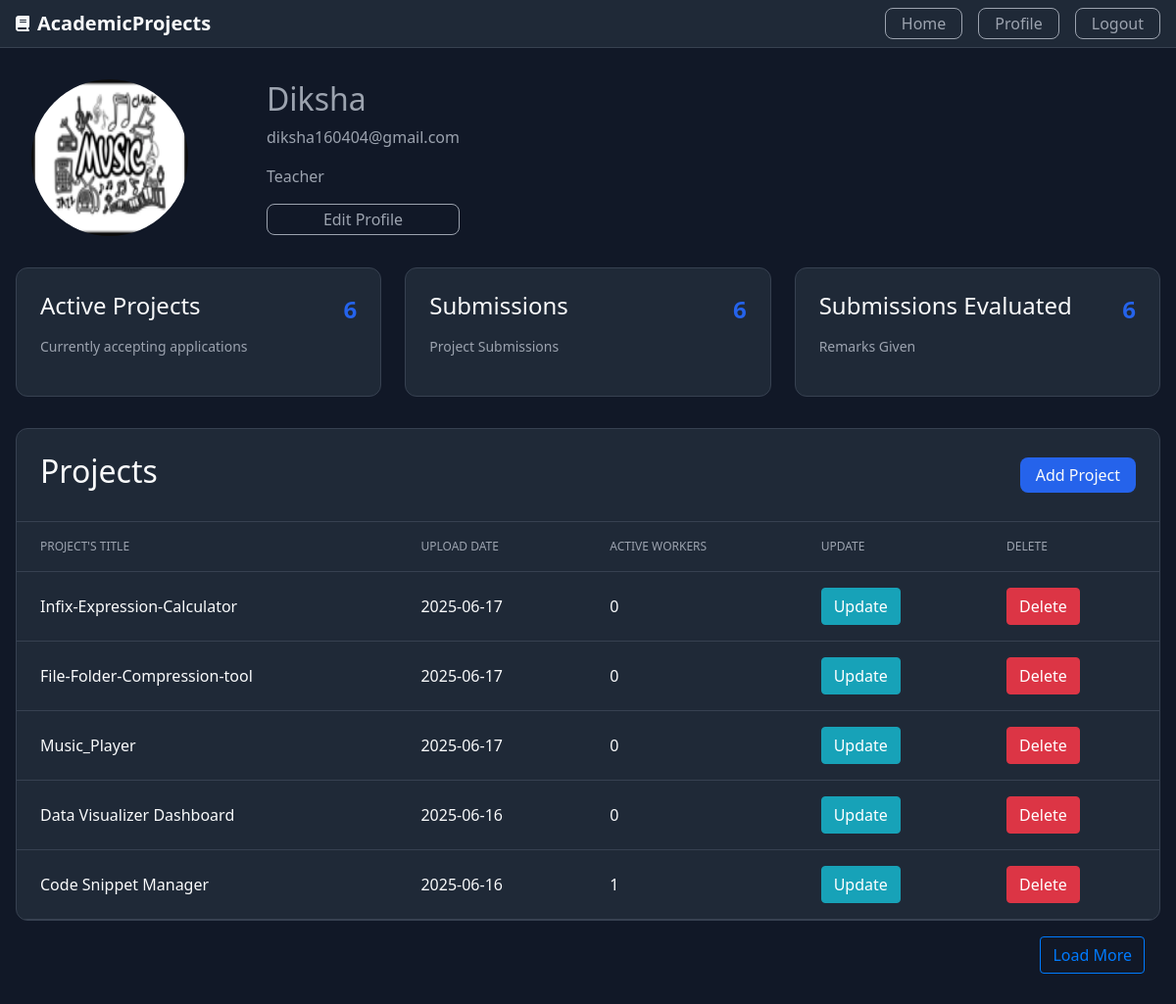
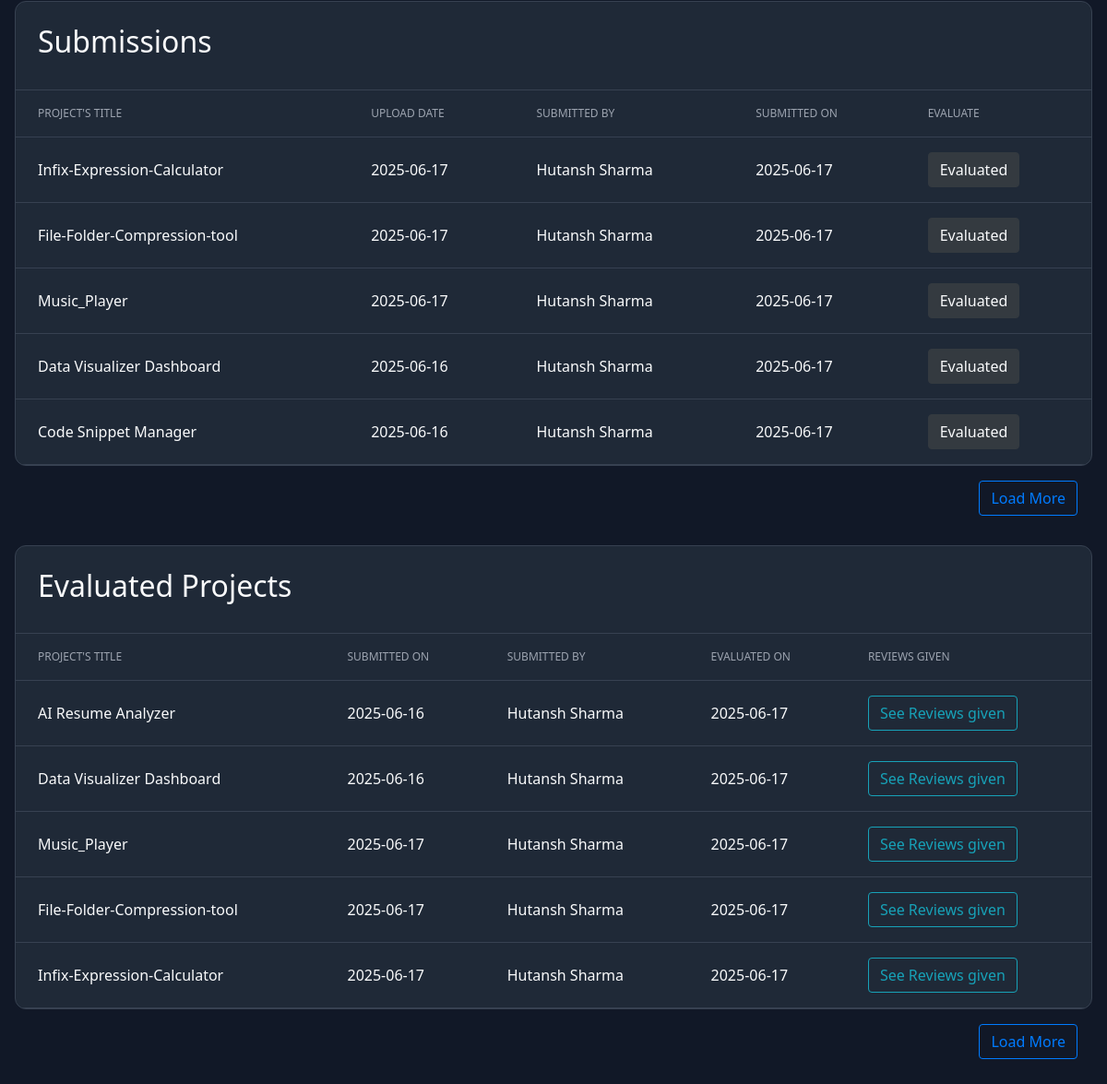
/profile (signed in), run on an earlier commit of the app's database (2 pictures, top to bottom).
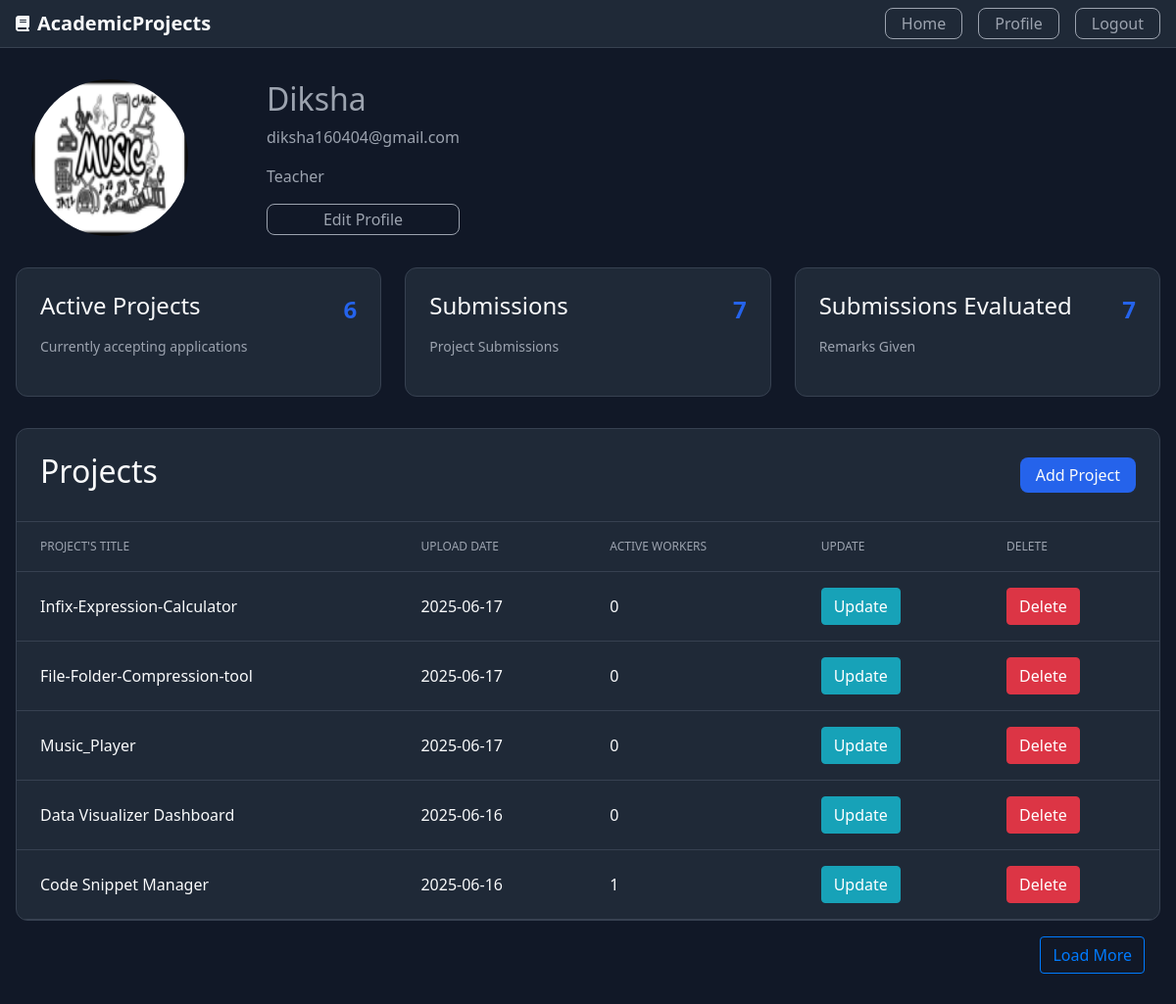
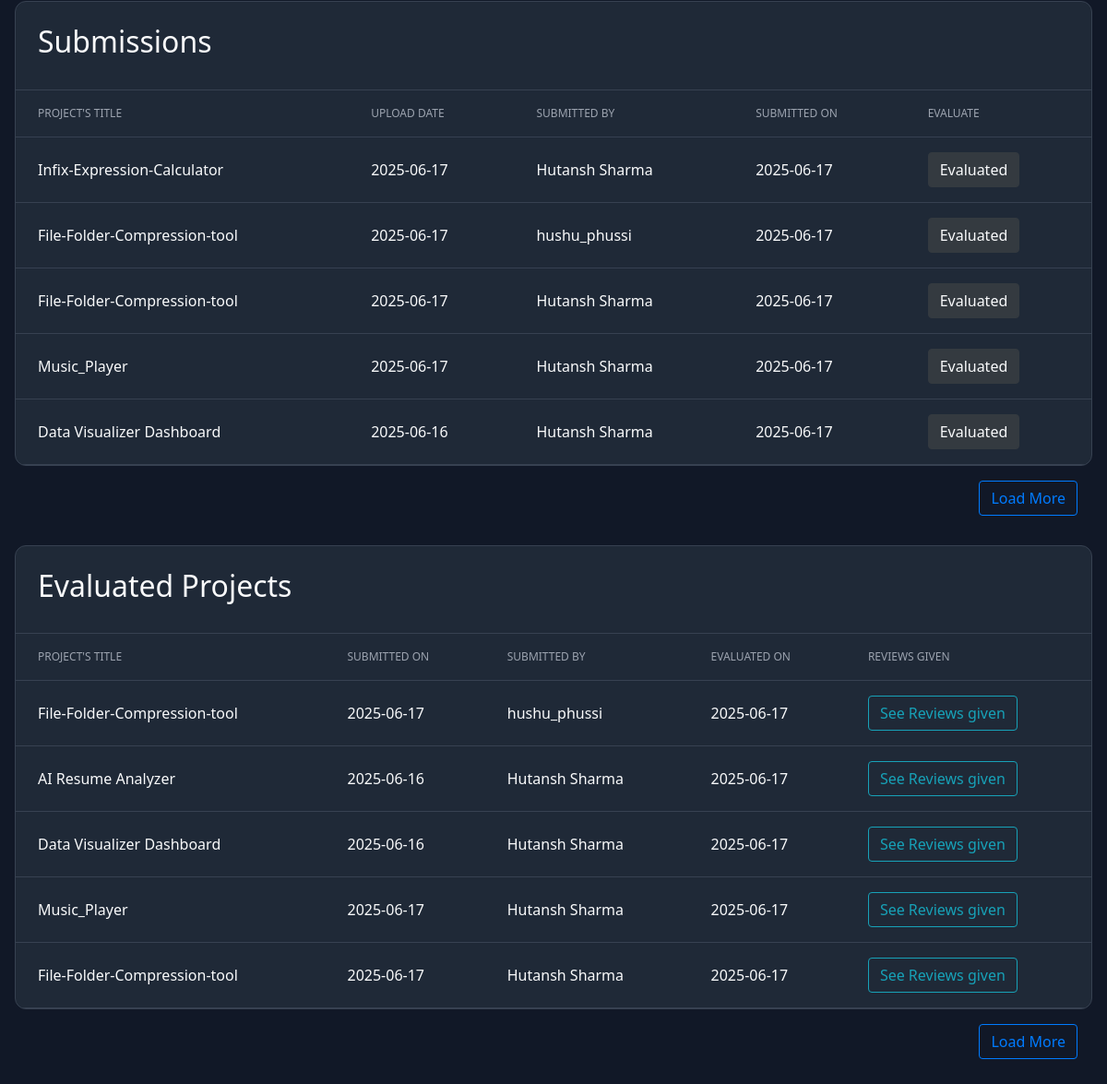
And on a later commit of the database (2 pictures, top to bottom).
### Project/models.py (models this page shows, shortened)
class User(db.Model,UserMixin):
    id=db.Column(db.Integer,primary_key=True)
    username=db.Column(db.String(30),unique=True,nullable=False)
    email=db.Column(db.String(30),unique=True,nullable=False)
    password=db.Column(db.String(80),unique=False,nullable=False)
    total_projects=db.Column(db.Integer,nullable=False,default=0)
    total_projects_taken=db.Column(db.Integer,nullable=False,default=0)
    total_projects_submitted=db.Column(db.Integer,nullable=False,default=0)
    total_projects_evaluated=db.Column(db.Integer,nullable=False,default=0)
    profile_picture=db.Column(db.String(80),nullable=False,default="default.png")
    role=db.Column(db.String(80),nullable=False)
    project=db.relationship("Project",backref="user",lazy=True,cascade="all,delete")
    submission=db.relationship("Submission",backref="user",lazy=True,cascade="all,delete")
    evaluation=db.relationship("Evaluation",backref="user",lazy=True,cascade="all,delete")
    project_taken=db.relationship("Project_Taken",backref="user",lazy=True,cascade="all,delete")

class Project(db.Model):
    id=db.Column(db.Integer,primary_key=True)
    title=db.Column(db.String(100),nullable=False)
    description=db.Column(db.Text,nullable=False)
    skills=db.Column(db.Text,nullable=False)
    descriptive_pdf=db.Column(db.String(80),nullable=False,default='No pdf')
    user_count=db.Column(db.Integer,nullable=False,default=0)
    created_at=db.Column(db.DateTime,nullable=False,default=datetime.utcnow)
    created_by=db.Column(db.Integer,db.ForeignKey('user.id'))
    submission=db.relationship('Submission',backref='project',lazy=True,cascade="all,delete")
    evaluation=db.relationship('Evaluation',backref='project',lazy=True,cascade="all,delete")
    project_taken_by=db.relationship('Project_Taken',backref='project',lazy=True,cascade="all,delete")

class Submission(db.Model):
    id=db.Column(db.Integer,primary_key=True)
    submitted_at=db.Column(db.DateTime,nullable=False,default=datetime.utcnow)
    submission_link=db.Column(db.Text,nullable=False)
    info=db.Column(db.Text)
    project_id=db.Column(db.Integer,db.ForeignKey('project.id'))
    student_id=db.Column(db.Integer,db.ForeignKey('user.id'))
    evaluation=db.relationship('Evaluation',backref='submission',lazy=True,cascade="all,delete")

class Evaluation(db.Model):
    id=db.Column(db.Integer,primary_key=True)
    score=db.Column(db.Integer,nullable=False)
    feedback=db.Column(db.Text,nullable=False)
    evaluated_at=db.Column(db.DateTime,nullable=False,default=datetime.utcnow)
    submission_id=db.Column(db.Integer,db.ForeignKey('submission.id'),unique=True)
    project_id=db.Column(db.Integer,db.ForeignKey('project.id'))
    evaluated_by=db.Column(db.Integer,db.ForeignKey('user.id'))

### Project/routes.py (the view, shortened to what this page needs)
@app.route("/profile")
@login_required
def profile():
    img_src=url_for("static",filename="/profile_pics/"+current_user.profile_picture)
    if current_user.role=='teacher':
        project_loadmore=False
        submission_loadmore=False
        evaluation_loadmore=False
        projects=current_user.project
        if len(projects)>5:
            project_loadmore=True
        submissions=[]
        for i in projects:
            submission=Submission.query.filter_by(project=i).all()
            submissions.extend(submission)
        projects.reverse()
        submissions.reverse()
        if len(submissions)>5:
            submission_loadmore=True
        evaluation=current_user.evaluation
        evaluation.reverse()
        if len(evaluation)>5:
            evaluation_loadmore=True
        return render_template("profile_teacher.html",img_src=img_src,projects=projects[:5],submissions=submissions[:5],
                               evaluation=evaluation[:5],plm=project_loadmore,slm=submission_loadmore,elm=evaluation_loadmore)

### Project/models.py (called while the page is built)
@loginmanager.user_loader
def user_loader(user_id):
    user=User.query.get(user_id)
    return user

### Project/templates/profile_teacher.html (shortened to what this page needs)
{% extends "layout.html" %}
{% block content %}
    <main class="container dashboard">
    <div class="profile-header">
      <img class="rounded-circle account-img img-profile" src="{{img_src}}">
      <div class="details">
        <h2>{{current_user.username}}</h2>
        <p>{{current_user.email}}</p>
        <p>{{current_user.role.capitalize()}}</p>
        <a class="button" href="{{url_for('update_profile')}}">Edit Profile</a>
      </div>
    </div>
    <div class="proj-grid">
      <div class="proj-card">
        <div class="proj-content">
          <h4>Active Projects</h4>
          <span class="proj-number">{{current_user.total_projects}}</span>
        </div>
        <p>Currently accepting applications</p>
      </div>
      <div class="proj-card">
        <div class="proj-content">
          <h4>Submissions</h4>
          <span class="proj-number">{{current_user.total_projects_submitted}}</span>
        </div>
        <p>Project Submissions</p>
      </div>
      <div class="proj-card">
        <div class="proj-content">
          <h4>Submissions Evaluated</h4>
          <span class="proj-number">{{current_user.total_projects_evaluated}}</span>
        </div>
        <p>Remarks Given</p>
      </div>
    </div>
    <div class="projects-table-outer">
    <div class="projects-table-container">
      <div class="table-header">
        <h2>Projects</h2>
        <a class="button button-diff" href="{{url_for('add_project')}}">Add Project</a>
      </div>
      <div class="table-responsive">
        <table>
          <thead>
            <tr>
              <th>Project's Title</th>
              <th>Upload Date</th>
              <th>Active Workers</th>
              <th>Update</th>
              <th>Delete</th>
            </tr>
          </thead>
          <tbody>
              {% for i in projects %}
              <tr>
                <td>{{i.title}}</td>
                <td>{{i.created_at.strftime("%Y-%m-%d")}}</td>
                <td>{{i.user_count}}</td>
                <td><a class="btn btn-info" href="{{url_for('update_project',project_id=i.id)}}">Update</a></td>
                <td><button type="button" class="btn btn-danger" data-toggle="modal" data-target="#deleteModal">Delete</button>
                </td>
              </tr>
              {% endfor %}
          </tbody>
        </table>
      </div>
    </div>
    <div class="outer-position-btn">
    {% if plm %}
      <a class="btn btn-outline-primary position-btn" href="{{url_for('more_info')}}">Load More</a>
    {% endif %}
    </div>
    </div>
    <div class="projects-table-outer">
    <div class="projects-table-container">
      <div class="table-header">
        <h2>Submissions</h2>
      </div>
      <div class="table-responsive">
        <table>
          <thead>
            <tr>
              <th>Project's Title</th>
              <th>Upload Date</th>
              <th>Submitted by</th>
              <th>Submitted on</th>
              <th>Evaluate</th>
            </tr>
          </thead>
          <tbody>
              {% for i in submissions %}
              <tr>
                <td>{{i.project.title}}</td>
                <td>{{i.project.created_at.strftime("%Y-%m-%d")}}</td>
                <td>{{i.user.username}}</td>
                <td>{{i.submitted_at.strftime("%Y-%m-%d")}}</td>
                {% if i.evaluation %}
                  <td><a class="btn btn-dark" >Evaluated</a></td>
                {% else %}
                  <td><a class="btn btn-outline-success" href="{{url_for('evaluate',id=i.id)}}">Evaluate</a></td>
                {% endif %}
              </tr>
              {% endfor %}
          </tbody>
        </table>
      </div>
    </div>
    <div class="outer-position-btn">
    {% if slm %}
      <a class="btn btn-outline-primary position-btn" href="{{url_for('more_info_submission')}}">Load More</a>
    {% endif %}
    </div>
    </div>
    <div class="projects-table-outer">
    <div class="projects-table-container">
      <div class="table-header">
        <h2>Evaluated Projects</h2>
      </div>
      <div class="table-responsive">
        <table>
          <thead>
            <tr>
              <th>Project's Title</th>
              <th>Submitted on</th>
              <th>Submitted by</th>
              <th>Evaluated on</th>
              <th>Reviews given</th>
            </tr>
          </thead>
          <tbody>
            <tbody>
              {% for i in evaluation %}
              <tr>
                <td>{{i.project.title}}</td>
                <td>{{i.project.created_at.strftime("%Y-%m-%d")}}</td>
                <td>{{i.submission.user.username}}</td>
                <td>{{i.submission.submitted_at.strftime("%Y-%m-%d")}}</td>
                <td><a class="btn btn-outline-info" href="{{url_for('reviews',id=i.id)}}">See Reviews given</a></td>
              </tr>
              {% endfor %}
          </tbody>
          </tbody>
        </table>
      </div>
    </div>
    <div class="outer-position-btn">
    {% if elm %}
      <a class="btn btn-outline-primary position-btn" href="{{url_for('more_info_evaluation')}}">Load More</a>
    {% endif %}
    </div>
    </div>
  </main>
{% endblock content %}

### Project/templates/layout.html (shortened to what this page needs)
<!DOCTYPE html>
<html lang="en">
<head>
    <link rel="stylesheet" href="https://cdn.jsdelivr.net/npm/bootstrap@4.4.1/dist/css/bootstrap.min.css">
    <link rel="stylesheet" href="{{url_for('static',filename='styles.css')}}">
    <link rel="stylesheet" href="https://cdnjs.cloudflare.com/ajax/libs/font-awesome/6.6.0/css/all.min.css">
</head>
<body>
    <header>
    <div class="container">
        <div class="header-content">
        <div class="logo">
            <i class="fa-solid fa-book"></i>
            <a href="{{url_for('home')}}">AcademicProjects</a>
        </div>
        <nav>
            <a class="button" href="{{url_for('home')}}">Home</a>
            {% if current_user.is_authenticated %}
                <a class="button" href="{{url_for('profile')}}">Profile</a>
                <a class="button" href="{{url_for('logout')}}">Logout</a>
            {% else %}
                <a class="button" href="{{url_for('register')}}">Register</a>
                <a class="button" href="{{url_for('login')}}">Login</a>
            {% endif %}
        </nav>
        </div>
    </div>
    </header>
    {% block content %}
    {% endblock %}
</body>
</html>

### Project/static/styles.css (style rules this page uses)
:root { --color-bg: #111827; --color-bg-secondary: #1f2937; --color-text: #f9fafb; --color-text-secondary: #9ca3af; --color-border: #374151; --color-primary: #2563eb; --color-primary-hover: #1d4ed8; --color-success: #065f46; --color-success-text: #a7f3d0; }
* { margin: 0; padding: 0; box-sizing: border-box; }
body { font-family: system-ui, -apple-system, sans-serif; background-color: var(--color-bg); color: var(--color-text); line-height: 1.5; }
.container { max-width: 1280px; margin: 0 auto; padding: 0 1rem; }
header { background-color: var(--color-bg-secondary); border-bottom: 1px solid var(--color-border); }
.header-content { display: flex; justify-content: space-between; align-items: center; height: 3rem; }
.logo { display: flex; align-items: center; gap: 0.5rem; color: var(--color-text); }
.logo a { font-weight: bold; font-size: 1.25rem; color: var(--color-text) }
nav { display: flex; gap: 1rem; }
.button { color: var(--color-text-secondary); text-decoration: none; display: flex; justify-content: center; align-items: center; height: 2rem; padding: 0.125rem 1rem; border-radius: 0.5rem; border: solid 0.1rem; border-color: var(--color-text-secondary); transition: all 0.2s; }
.button-diff { color: var(--color-text); border: 0; height:2.25rem; margin-left: 0.5rem; background-color: var(--color-primary); }
.profile-header { margin: 2rem 0 2rem 1rem; display: flex; }
.details { display: flex; margin-left: 5rem; flex-direction: column; justify-content: center; color: var(--color-text-secondary); }
.proj-grid { display: grid; grid-template-columns: repeat(auto-fit, minmax(200px, 1fr)); gap: 1.5rem; margin-bottom: 2rem; }
.proj-card { background-color: var(--color-bg-secondary); padding: 1.5rem; border-radius: 0.75rem; border: 1px solid var(--color-border); }
.proj-content { display: flex; justify-content: space-between; align-items: center; margin-bottom: 0.5rem; }
.proj-number { font-size: 1.5rem; font-weight: bold; color: var(--color-primary); }
.proj-card p { color: var(--color-text-secondary); font-size: 0.875rem; }
.projects-table-container { background-color: var(--color-bg-secondary); border-radius: 0.75rem; border: 1px solid var(--color-border); overflow: hidden; }
.projects-table-outer { margin-bottom: 2rem; }
.position-btn { margin-top: 1rem; margin-right: 1rem; }
.outer-position-btn { display: flex; justify-content: end; }
.table-header { padding: 1.5rem; border-bottom: 1px solid var(--color-border); display: flex; justify-content: space-between; align-items: center; }
.table-responsive { overflow-x: auto; }
table { width: 100%; border-collapse: collapse; }
th, td { padding: 1rem 1.5rem; text-align: left; border-bottom: 1px solid var(--color-border); }
th { font-size: 0.75rem; text-transform: uppercase; color: var(--color-text-secondary); font-weight: 500; }
td { color: var(--color-text); }
.img-profile { width: 10rem; height: 10rem }

What changed in the data, as far as the page shows it:
no longer on this page (row unchanged): Submission: project "Code Snippet Manager", project.created_at "2025-06-16", user.username "Hutansh Sharma", submitted_at "2025-06-17"
no longer on this page (row unchanged): Evaluation: project "Infix-Expression-Calculator", project.created_at "2025-06-17", submission.user.username "Hutansh Sharma", submission.submitted_at "2025-06-17"
changed User "Diksha": total_projects_submitted "6" → "7"; total_projects_evaluated "6" → "7"
added Submission: project "File-Folder-Compression-tool", project.created_at "2025-06-17", user.username "hushu_phussi", submitted_at "2025-06-17"
added Evaluation: project "File-Folder-Compression-tool", project.created_at "2025-06-17", submission.user.username "hushu_phussi", submission.submitted_at "2025-06-17"
